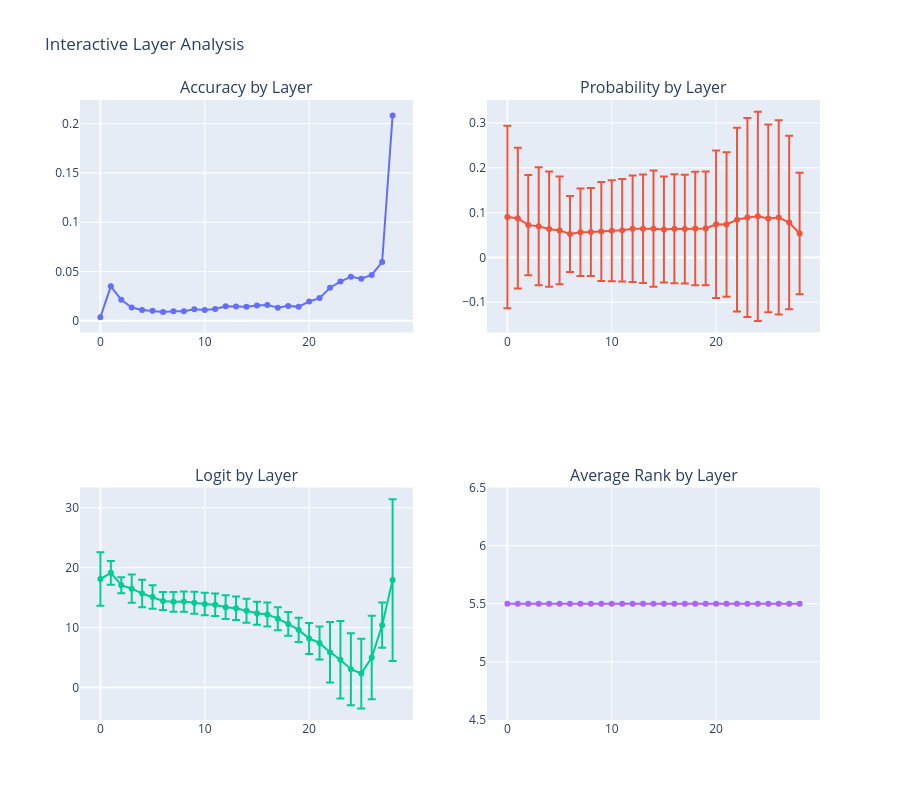
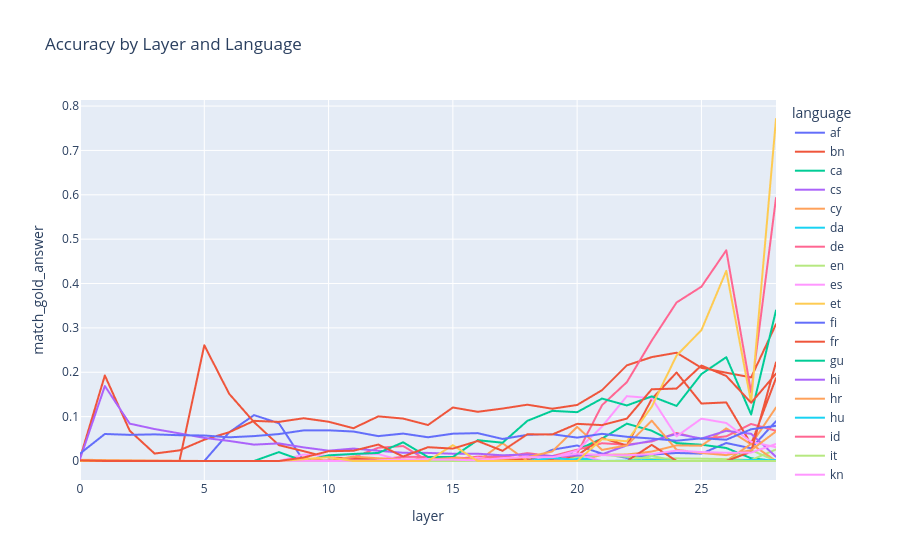
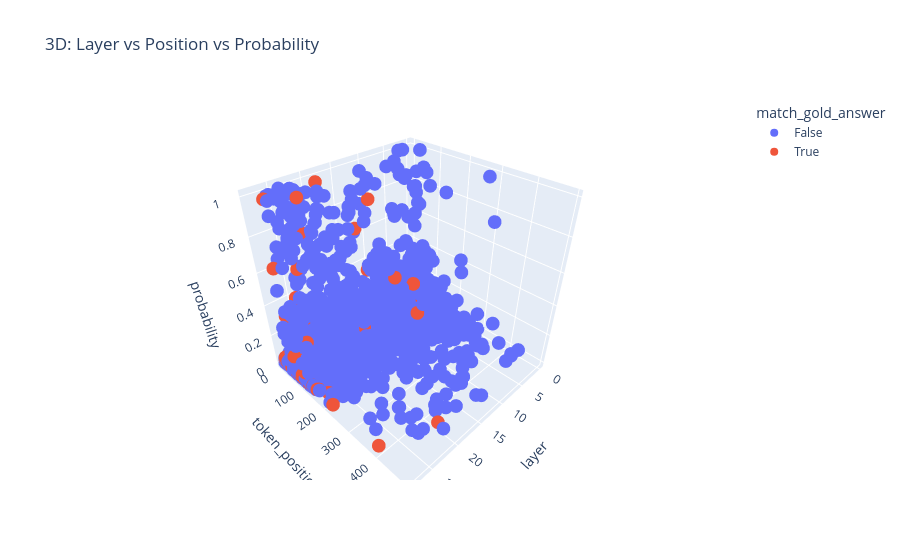

Notebook code for these charts, in order:
### Code cell
print("Creating interactive Plotly visualizations...")

# Interactive layer progression
layer_stats = df.groupby('layer').agg({
    'match_gold_answer': 'mean',
    'probability': ['mean', 'std'],
    'logit': ['mean', 'std'],
    'rank': 'mean'
}).round(4)

layer_stats.columns = ['accuracy', 'prob_mean', 'prob_std', 'logit_mean', 'logit_std', 'avg_rank']
layer_stats = layer_stats.reset_index()

fig_interactive = make_subplots(
    rows=2, cols=2,
    subplot_titles=('Accuracy by Layer', 'Probability by Layer', 
                   'Logit by Layer', 'Average Rank by Layer'),
    specs=[[{"secondary_y": False}, {"secondary_y": False}],
           [{"secondary_y": False}, {"secondary_y": False}]]
)

# Add traces
fig_interactive.add_trace(
    go.Scatter(x=layer_stats['layer'], y=layer_stats['accuracy'], 
              mode='lines+markers', name='Accuracy'),
    row=1, col=1
)

fig_interactive.add_trace(
    go.Scatter(x=layer_stats['layer'], y=layer_stats['prob_mean'],
              error_y=dict(type='data', array=layer_stats['prob_std']),
              mode='lines+markers', name='Probability'),
    row=1, col=2
)

fig_interactive.add_trace(
    go.Scatter(x=layer_stats['layer'], y=layer_stats['logit_mean'],
              error_y=dict(type='data', array=layer_stats['logit_std']),
              mode='lines+markers', name='Logit'),
    row=2, col=1
)

fig_interactive.add_trace(
    go.Scatter(x=layer_stats['layer'], y=layer_stats['avg_rank'],
              mode='lines+markers', name='Avg Rank'),
    row=2, col=2
)

fig_interactive.update_layout(height=800, showlegend=False, 
                            title_text="Interactive Layer Analysis")
fig_interactive.show()

# Interactive language comparison
lang_layer_data = df.groupby(['language', 'layer'])['match_gold_answer'].mean().reset_index()
fig_lang = px.line(lang_layer_data, x='layer', y='match_gold_answer', 
                   color='language', title='Accuracy by Layer and Language')
fig_lang.show()

# Interactive 3D scatter
sample_3d = df.sample(5000)  # Sample for 3D plot performance
fig_3d = px.scatter_3d(sample_3d, x='layer', y='token_position', z='probability',
                       color='match_gold_answer', title='3D: Layer vs Position vs Probability')
fig_3d.show()

print("Analysis complete! All visualizations have been generated.")

### Figure 1 — Plotly figure (JSON) as saved in the notebook; plotly's stock layout.template omitted (floating-point values rounded to 4 significant figures)
{"data": [{"mode": "lines+markers", "name": "Accuracy", "type": "scatter", "x": [0, 1, 2, 3, 4, 5, 6, 7, 8, 9, 10, 11, 12, 13, 14, 15, 16, 17, 18, 19, 20, 21, 22, 23, 24, 25, 26, 27, 28], "xaxis": "x", "y": [0.0038, 0.035, 0.0213, 0.0135, 0.0111, 0.0103, 0.009, 0.0097, 0.0098, 0.0118, 0.0111, 0.0121, 0.0149, 0.0147, 0.0144, 0.0155, 0.0162, 0.0133, 0.0152, 0.0142, 0.0197, 0.0231, 0.0336, 0.0399, 0.0448, 0.0427, 0.0466, 0.0598, 0.2084], "yaxis": "y"}, {"error_y": {"array": [0.2036, 0.1572, 0.1119, 0.1316, 0.1286, 0.1204, 0.085, 0.0978, 0.0981, 0.1105, 0.1128, 0.1146, 0.1188, 0.1211, 0.1296, 0.1184, 0.1219, 0.1215, 0.1268, 0.127, 0.1646, 0.1611, 0.2051, 0.222, 0.2335, 0.2093, 0.2169, 0.1935, 0.1356], "type": "data"}, "mode": "lines+markers", "name": "Probability", "type": "scatter", "x": [0, 1, 2, 3, 4, 5, 6, 7, 8, 9, 10, 11, 12, 13, 14, 15, 16, 17, 18, 19, 20, 21, 22, 23, 24, 25, 26, 27, 28], "xaxis": "x2", "y": [0.0901, 0.0875, 0.072, 0.0696, 0.0631, 0.0602, 0.0522, 0.0562, 0.0568, 0.0578, 0.0596, 0.0605, 0.0638, 0.064, 0.0641, 0.0621, 0.0639, 0.0631, 0.0645, 0.0647, 0.0738, 0.0734, 0.0841, 0.0888, 0.0918, 0.087, 0.0892, 0.0777, 0.0532], "yaxis": "y2"}, {"error_y": {"array": [4.459, 1.981, 1.353, 2.354, 2.284, 1.959, 1.502, 1.65, 1.685, 1.841, 1.881, 1.874, 1.982, 1.971, 1.982, 1.922, 2.001, 1.93, 1.983, 2.028, 2.572, 2.744, 5.042, 6.449, 6.023, 5.813, 6.969, 3.785, 13.49], "type": "data"}, "mode": "lines+markers", "name": "Logit", "type": "scatter", "x": [0, 1, 2, 3, 4, 5, 6, 7, 8, 9, 10, 11, 12, 13, 14, 15, 16, 17, 18, 19, 20, 21, 22, 23, 24, 25, 26, 27, 28], "xaxis": "x3", "y": [18.09, 19.13, 17.07, 16.49, 15.7, 15.09, 14.44, 14.29, 14.34, 14.16, 13.93, 13.83, 13.4, 13.22, 12.81, 12.39, 12.2, 11.49, 10.61, 9.61, 8.181, 7.442, 5.902, 4.641, 3.053, 2.339, 5.005, 10.41, 17.94], "yaxis": "y3"}, {"mode": "lines+markers", "name": "Avg Rank", "type": "scatter", "x": [0, 1, 2, 3, 4, 5, 6, 7, 8, 9, 10, 11, 12, 13, 14, 15, 16, 17, 18, 19, 20, 21, 22, 23, 24, 25, 26, 27, 28], "xaxis": "x4", "y": [5.5, 5.5, 5.5, 5.5, 5.5, 5.5, 5.5, 5.5, 5.5, 5.5, 5.5, 5.5, 5.5, 5.5, 5.5, 5.5, 5.5, 5.5, 5.5, 5.5, 5.5, 5.5, 5.5, 5.5, 5.5, 5.5, 5.5, 5.5, 5.5], "yaxis": "y4"}], "layout": {"annotations": [{"font": {"size": 16}, "showarrow": false, "text": "Accuracy by Layer", "x": 0.225, "xanchor": "center", "xref": "paper", "y": 1, "yanchor": "bottom", "yref": "paper"}, {"font": {"size": 16}, "showarrow": false, "text": "Probability by Layer", "x": 0.775, "xanchor": "center", "xref": "paper", "y": 1, "yanchor": "bottom", "yref": "paper"}, {"font": {"size": 16}, "showarrow": false, "text": "Logit by Layer", "x": 0.225, "xanchor": "center", "xref": "paper", "y": 0.375, "yanchor": "bottom", "yref": "paper"}, {"font": {"size": 16}, "showarrow": false, "text": "Average Rank by Layer", "x": 0.775, "xanchor": "center", "xref": "paper", "y": 0.375, "yanchor": "bottom", "yref": "paper"}], "height": 800, "showlegend": false, "title": {"text": "Interactive Layer Analysis"}, "xaxis": {"anchor": "y", "domain": [0, 0.45]}, "xaxis2": {"anchor": "y2", "domain": [0.55, 1]}, "xaxis3": {"anchor": "y3", "domain": [0, 0.45]}, "xaxis4": {"anchor": "y4", "domain": [0.55, 1]}, "yaxis": {"anchor": "x", "domain": [0.625, 1]}, "yaxis2": {"anchor": "x2", "domain": [0.625, 1]}, "yaxis3": {"anchor": "x3", "domain": [0, 0.375]}, "yaxis4": {"anchor": "x4", "domain": [0, 0.375]}}}

### Figure 2 — Plotly figure (JSON) as saved in the notebook; plotly's stock layout.template omitted (floating-point values rounded to 4 significant figures)
{"data": [{"hovertemplate": "language=af<br>layer=%{x}<br>match_gold_answer=%{y}<extra></extra>", "legendgroup": "af", "line": {"color": "#636efa", "dash": "solid"}, "marker": {"symbol": "circle"}, "mode": "lines", "name": "af", "showlegend": true, "type": "scattergl", "x": [0, 1, 2, 4, 5, 6, 7, 8, 9, 10, 11, 12, 13, 14, 15, 16, 17, 18, 19, 20, 21, 22, 23, 24, 25, 26, 27, 28], "xaxis": "x", "y": [0.0, 0.0, 0.0, 0.0, 0.0, 0.06452, 0.1034, 0.08511, 0.0, 0.0, 0.0, 0.0, 0.0, 0.0, 0.005122, 0.005362, 0.0, 0.0, 0.02532, 0.03502, 0.01651, 0.007051, 0.01452, 0.01807, 0.01662, 0.04056, 0.0287, 0.08964], "yaxis": "y"}, {"hovertemplate": "language=bn<br>layer=%{x}<br>match_gold_answer=%{y}<extra></extra>", "legendgroup": "bn", "line": {"color": "#EF553B", "dash": "solid"}, "marker": {"symbol": "circle"}, "mode": "lines", "name": "bn", "showlegend": true, "type": "scattergl", "x": [0, 1, 2, 3, 4, 5, 6, 7, 8, 9, 10, 11, 12, 13, 14, 15, 16, 17, 18, 19, 20, 21, 22, 23, 24, 25, 26, 27, 28], "xaxis": "x", "y": [0.006211, 0.1928, 0.06832, 0.01676, 0.02399, 0.04804, 0.06477, 0.09047, 0.08816, 0.09639, 0.0885, 0.07389, 0.1006, 0.0956, 0.08109, 0.1206, 0.1109, 0.1182, 0.1269, 0.1178, 0.1263, 0.1597, 0.2156, 0.2342, 0.244, 0.21, 0.199, 0.1884, 0.3083], "yaxis": "y"}, {"hovertemplate": "language=ca<br>layer=%{x}<br>match_gold_answer=%{y}<extra></extra>", "legendgroup": "ca", "line": {"color": "#00cc96", "dash": "solid"}, "marker": {"symbol": "circle"}, "mode": "lines", "name": "ca", "showlegend": true, "type": "scattergl", "x": [0, 1, 2, 5, 6, 7, 8, 9, 10, 11, 12, 13, 14, 15, 16, 17, 18, 19, 20, 21, 22, 23, 24, 25, 26, 27, 28], "xaxis": "x", "y": [0.0, 0.0, 0.0, 0.0, 0.0, 0.0, 0.0, 0.0, 0.0, 0.0, 0.0, 0.0, 0.0, 0.0, 0.0, 0.0, 0.0, 0.0, 0.025, 0.05063, 0.08411, 0.06842, 0.04037, 0.03672, 0.02933, 0.006141, 0.0], "yaxis": "y"}, {"hovertemplate": "language=cs<br>layer=%{x}<br>match_gold_answer=%{y}<extra></extra>", "legendgroup": "cs", "line": {"color": "#ab63fa", "dash": "solid"}, "marker": {"symbol": "circle"}, "mode": "lines", "name": "cs", "showlegend": true, "type": "scattergl", "x": [0, 2, 5, 6, 7, 8, 9, 10, 11, 12, 13, 14, 15, 16, 17, 18, 19, 20, 21, 22, 23, 24, 25, 26, 27], "xaxis": "x", "y": [0.0, 0.0, 0.0, 0.0, 0.0, 0.0, 0.0, 0.0, 0.0, 0.0, 0.0, 0.0, 0.0, 0.0, 0.0, 0.0, 0.0, 0.0, 0.0, 0.0, 0.0, 0.0, 0.0, 0.0, 0.0], "yaxis": "y"}, {"hovertemplate": "language=cy<br>layer=%{x}<br>match_gold_answer=%{y}<extra></extra>", "legendgroup": "cy", "line": {"color": "#FFA15A", "dash": "solid"}, "marker": {"symbol": "circle"}, "mode": "lines", "name": "cy", "showlegend": true, "type": "scattergl", "x": [0, 1, 2, 3, 4, 5, 6, 7, 8, 9, 10, 11, 12, 13, 14, 15, 16, 17, 18, 19, 20, 21, 22, 23, 24, 25, 26, 27, 28], "xaxis": "x", "y": [0.001105, 0.0, 0.0, 0.0, 0.0, 0.0, 0.0, 0.0, 0.0, 0.0, 0.0, 0.0, 0.0, 0.0, 0.008264, 0.008889, 0.003891, 0.008043, 0.002079, 0.005848, 0.0, 0.01394, 0.01462, 0.0213, 0.03516, 0.03448, 0.07353, 0.03744, 0.1207], "yaxis": "y"}, {"hovertemplate": "language=da<br>layer=%{x}<br>match_gold_answer=%{y}<extra></extra>", "legendgroup": "da", "line": {"color": "#19d3f3", "dash": "solid"}, "marker": {"symbol": "circle"}, "mode": "lines", "name": "da", "showlegend": true, "type": "scattergl", "x": [0, 1, 2, 3, 4, 5, 6, 7, 8, 9, 10, 11, 12, 13, 14, 15, 16, 17, 18, 19, 20, 21, 22, 23, 24, 25, 26, 27, 28], "xaxis": "x", "y": [0.0, 0.0, 0.0, 0.0, 0.0, 0.0, 0.0, 0.0, 0.0, 0.0, 0.0, 0.0, 0.0, 0.0, 0.0, 0.0, 0.0, 0.0, 0.01005, 0.0, 0.007143, 0.0, 0.0, 0.0, 0.0, 0.0, 0.0, 0.0, 0.0], "yaxis": "y"}, {"hovertemplate": "language=de<br>layer=%{x}<br>match_gold_answer=%{y}<extra></extra>", "legendgroup": "de", "line": {"color": "#FF6692", "dash": "solid"}, "marker": {"symbol": "circle"}, "mode": "lines", "name": "de", "showlegend": true, "type": "scattergl", "x": [0, 1, 2, 3, 4, 5, 6, 7, 8, 9, 10, 11, 12, 13, 14, 15, 16, 17, 18, 19, 20, 21, 22, 23, 24, 25, 26, 27, 28], "xaxis": "x", "y": [0.000411, 0.0, 0.0, 0.0, 0.0, 0.0, 0.0, 0.0, 0.0, 0.0, 0.00156, 0.002611, 0.003202, 0.009464, 0.00904, 0.004091, 0.009793, 0.009539, 0.01763, 0.01112, 0.02553, 0.04005, 0.03661, 0.0441, 0.06307, 0.04947, 0.0556, 0.08342, 0.06813], "yaxis": "y"}, {"hovertemplate": "language=en<br>layer=%{x}<br>match_gold_answer=%{y}<extra></extra>", "legendgroup": "en", "line": {"color": "#B6E880", "dash": "solid"}, "marker": {"symbol": "circle"}, "mode": "lines", "name": "en", "showlegend": true, "type": "scattergl", "x": [0, 1, 2, 3, 4, 5, 6, 7, 8, 9, 10, 11, 12, 13, 14, 15, 16, 17, 18, 19, 20, 21, 22, 23, 24, 25, 26, 27, 28], "xaxis": "x", "y": [0.0, 0.0, 0.0, 0.0, 0.0, 0.0, 0.0, 0.0, 0.0, 0.0, 0.0, 0.0005311, 0.001409, 0.0, 0.0005889, 0.0005513, 0.0006954, 0.0008013, 0.002545, 0.0, 0.009266, 0.01381, 0.009514, 0.004842, 0.005858, 0.005217, 0.004205, 0.002272, 0.026], "yaxis": "y"}, {"hovertemplate": "language=es<br>layer=%{x}<br>match_gold_answer=%{y}<extra></extra>", "legendgroup": "es", "line": {"color": "#FF97FF", "dash": "solid"}, "marker": {"symbol": "circle"}, "mode": "lines", "name": "es", "showlegend": true, "type": "scattergl", "x": [0, 1, 2, 3, 4, 5, 6, 7, 8, 9, 10, 11, 12, 13, 14, 15, 16, 17, 18, 19, 20, 21, 22, 23, 24, 25, 26, 27, 28], "xaxis": "x", "y": [0.0, 0.0, 0.0, 0.0, 0.0, 0.0, 0.0, 0.0, 0.0, 0.0, 0.0, 0.0, 0.0, 0.0, 0.0, 0.0, 0.0, 0.0, 0.01379, 0.0, 0.01515, 0.0, 0.0, 0.0, 0.0, 0.0, 0.0, 0.0, 0.0], "yaxis": "y"}, {"hovertemplate": "language=et<br>layer=%{x}<br>match_gold_answer=%{y}<extra></extra>", "legendgroup": "et", "line": {"color": "#FECB52", "dash": "solid"}, "marker": {"symbol": "circle"}, "mode": "lines", "name": "et", "showlegend": true, "type": "scattergl", "x": [0, 1, 2, 3, 4, 5, 6, 7, 8, 9, 10, 11, 12, 13, 14, 15, 16, 17, 18, 19, 20, 21, 22, 23, 24, 25, 26, 27, 28], "xaxis": "x", "y": [0.0, 0.0, 0.0, 0.0, 0.0, 0.0, 0.0, 0.0, 0.0, 0.0, 0.0, 0.0, 0.0, 0.0, 0.0, 0.0, 0.0, 0.0, 0.0, 0.0, 0.0, 0.0, 0.0, 0.0, 0.0, 0.0, 0.0, 0.0, 0.0], "yaxis": "y"}, {"hovertemplate": "language=fi<br>layer=%{x}<br>match_gold_answer=%{y}<extra></extra>", "legendgroup": "fi", "line": {"color": "#636efa", "dash": "solid"}, "marker": {"symbol": "circle"}, "mode": "lines", "name": "fi", "showlegend": true, "type": "scattergl", "x": [0, 4, 5, 6, 7, 8, 9, 10, 11, 12, 13, 14, 15, 16, 17, 18, 19, 20, 21, 22, 23, 24, 25, 26, 27, 28], "xaxis": "x", "y": [0.0, 0.0, 0.0, 0.0, 0.0, 0.0, 0.0, 0.0, 0.0, 0.0, 0.0, 0.0, 0.0, 0.0, 0.0, 0.0, 0.0, 0.0, 0.0, 0.0, 0.0, 0.0, 0.0, 0.0, 0.00114, 0.0], "yaxis": "y"}, {"hovertemplate": "language=fr<br>layer=%{x}<br>match_gold_answer=%{y}<extra></extra>", "legendgroup": "fr", "line": {"color": "#EF553B", "dash": "solid"}, "marker": {"symbol": "circle"}, "mode": "lines", "name": "fr", "showlegend": true, "type": "scattergl", "x": [0, 1, 3, 4, 5, 6, 7, 8, 9, 10, 11, 12, 13, 14, 15, 16, 17, 18, 19, 20, 21, 22, 23, 24, 25, 26, 27, 28], "xaxis": "x", "y": [0.0, 0.0, 0.0, 0.0, 0.2609, 0.1515, 0.08772, 0.03571, 0.02214, 0.007653, 0.005789, 0.004249, 0.0007987, 0.001919, 0.0, 0.0, 0.002083, 0.003623, 0.00165, 0.0124, 0.05155, 0.03509, 0.1395, 0.1994, 0.1295, 0.1321, 0.03797, 0.1867], "yaxis": "y"}, {"hovertemplate": "language=gu<br>layer=%{x}<br>match_gold_answer=%{y}<extra></extra>", "legendgroup": "gu", "line": {"color": "#00cc96", "dash": "solid"}, "marker": {"symbol": "circle"}, "mode": "lines", "name": "gu", "showlegend": true, "type": "scattergl", "x": [0, 1, 2, 3, 4, 5, 6, 7, 8, 9, 10, 11, 12, 13, 14, 15, 16, 17, 18, 19, 20, 21, 22, 23, 24, 25, 26, 27, 28], "xaxis": "x", "y": [0.0, 0.0, 0.0, 0.0, 0.0, 0.0, 0.0, 0.0, 0.0, 0.0, 0.0, 0.0, 0.0, 0.0, 0.0, 0.0, 0.0, 0.0, 0.0, 0.0, 0.0, 0.0, 0.0, 0.0, 0.0, 0.0, 0.0, 0.0, 0.0], "yaxis": "y"}, {"hovertemplate": "language=hi<br>layer=%{x}<br>match_gold_answer=%{y}<extra></extra>", "legendgroup": "hi", "line": {"color": "#ab63fa", "dash": "solid"}, "marker": {"symbol": "circle"}, "mode": "lines", "name": "hi", "showlegend": true, "type": "scattergl", "x": [0, 1, 2, 3, 4, 5, 6, 7, 8, 9, 10, 11, 12, 13, 14, 15, 16, 17, 18, 19, 20, 21, 22, 23, 24, 25, 26, 27, 28], "xaxis": "x", "y": [0.0, 0.0, 0.0, 0.0, 0.0, 0.0, 0.0, 0.0, 0.0, 0.0, 0.0, 0.0, 0.0, 0.0, 0.0, 0.0, 0.0, 0.0, 0.0, 0.0, 0.0, 0.0, 0.0, 0.0, 0.0, 0.0, 0.0, 0.0, 0.0], "yaxis": "y"}, {"hovertemplate": "language=hr<br>layer=%{x}<br>match_gold_answer=%{y}<extra></extra>", "legendgroup": "hr", "line": {"color": "#FFA15A", "dash": "solid"}, "marker": {"symbol": "circle"}, "mode": "lines", "name": "hr", "showlegend": true, "type": "scattergl", "x": [0, 5, 6, 7, 8, 9, 10, 11, 12, 13, 14, 15, 16, 17, 18, 19, 20, 21, 22, 23, 24, 25, 26, 27, 28], "xaxis": "x", "y": [0.002688, 0.0, 0.0, 0.0, 0.0, 0.0, 0.0, 0.0, 0.0, 0.0, 0.0, 0.0, 0.0, 0.04, 0.0, 0.0, 0.0, 0.0, 0.0, 0.0, 0.0, 0.0, 0.0, 0.03869, 0.0], "yaxis": "y"}, {"hovertemplate": "language=hu<br>layer=%{x}<br>match_gold_answer=%{y}<extra></extra>", "legendgroup": "hu", "line": {"color": "#19d3f3", "dash": "solid"}, "marker": {"symbol": "circle"}, "mode": "lines", "name": "hu", "showlegend": true, "type": "scattergl", "x": [0, 5, 6, 7, 8, 9, 10, 11, 12, 13, 14, 15, 16, 17, 18, 19, 20, 21, 22, 23, 24, 25, 26, 27], "xaxis": "x", "y": [0.0, 0.0, 0.0, 0.0, 0.0, 0.0, 0.0, 0.0, 0.0, 0.0, 0.0, 0.0, 0.0, 0.0, 0.0, 0.0, 0.0, 0.0, 0.0, 0.0, 0.0, 0.0, 0.0, 0.0], "yaxis": "y"}, {"hovertemplate": "language=id<br>layer=%{x}<br>match_gold_answer=%{y}<extra></extra>", "legendgroup": "id", "line": {"color": "#FF6692", "dash": "solid"}, "marker": {"symbol": "circle"}, "mode": "lines", "name": "id", "showlegend": true, "type": "scattergl", "x": [0, 1, 2, 4, 5, 6, 7, 8, 9, 10, 11, 12, 13, 14, 15, 16, 17, 18, 19, 20, 21, 22, 23, 24, 25, 26, 27, 28], "xaxis": "x", "y": [0.0004415, 0.0, 0.0, 0.0, 0.0, 0.0, 0.0, 0.0, 0.0, 0.0, 0.008368, 0.0298, 0.03371, 0.0, 0.002597, 0.002392, 0.0, 0.0, 0.0, 0.01685, 0.1259, 0.1777, 0.2713, 0.3573, 0.393, 0.4749, 0.1545, 0.5928], "yaxis": "y"}, {"hovertemplate": "language=it<br>layer=%{x}<br>match_gold_answer=%{y}<extra></extra>", "legendgroup": "it", "line": {"color": "#B6E880", "dash": "solid"}, "marker": {"symbol": "circle"}, "mode": "lines", "name": "it", "showlegend": true, "type": "scattergl", "x": [0, 1, 2, 3, 4, 5, 6, 7, 8, 9, 10, 11, 12, 13, 14, 15, 16, 17, 18, 19, 20, 21, 22, 23, 24, 25, 26, 27, 28], "xaxis": "x", "y": [0.0, 0.0, 0.0, 0.0, 0.0, 0.0, 0.0, 0.0, 0.0, 0.0, 0.0, 0.0, 0.0, 0.0, 0.0, 0.0, 0.0, 0.0, 0.0, 0.0, 0.0, 0.0, 0.0, 0.0, 0.0, 0.0, 0.0, 0.0, 0.0], "yaxis": "y"}, {"hovertemplate": "language=kn<br>layer=%{x}<br>match_gold_answer=%{y}<extra></extra>", "legendgroup": "kn", "line": {"color": "#FF97FF", "dash": "solid"}, "marker": {"symbol": "circle"}, "mode": "lines", "name": "kn", "showlegend": true, "type": "scattergl", "x": [0, 1, 2, 3, 4, 5, 6, 7, 8, 9, 10, 11, 12, 13, 14, 15, 16, 17, 18, 19, 20, 21, 22, 23, 24, 25, 26, 27, 28], "xaxis": "x", "y": [0.0, 0.0, 0.0, 0.0, 0.0, 0.0, 0.0, 0.0, 0.0, 0.0, 0.0, 0.0, 0.0, 0.0, 0.0, 0.0, 0.0, 0.0, 0.0, 0.0, 0.0, 0.0, 0.0, 0.0, 0.0, 0.0, 0.0, 0.0, 0.0], "yaxis": "y"}, {"hovertemplate": "language=lt<br>layer=%{x}<br>match_gold_answer=%{y}<extra></extra>", "legendgroup": "lt", "line": {"color": "#FECB52", "dash": "solid"}, "marker": {"symbol": "circle"}, "mode": "lines", "name": "lt", "showlegend": true, "type": "scattergl", "x": [0, 5, 6, 7, 8, 9, 10, 11, 12, 13, 14, 15, 16, 17, 18, 19, 20, 21, 22, 23, 24, 25, 26, 27, 28], "xaxis": "x", "y": [0.0, 0.0, 0.0, 0.0, 0.0, 0.0, 0.0, 0.0, 0.0, 0.0, 0.0, 0.0, 0.0, 0.0, 0.0, 0.0, 0.0, 0.0, 0.0, 0.0, 0.0, 0.0, 0.0, 0.0, 0.0], "yaxis": "y"}, {"hovertemplate": "language=lv<br>layer=%{x}<br>match_gold_answer=%{y}<extra></extra>", "legendgroup": "lv", "line": {"color": "#636efa", "dash": "solid"}, "marker": {"symbol": "circle"}, "mode": "lines", "name": "lv", "showlegend": true, "type": "scattergl", "x": [0, 1, 2, 4, 5, 6, 7, 8, 9, 10, 11, 12, 13, 14, 15, 16, 17, 18, 19, 20, 21, 22, 23, 24, 25, 26, 27], "xaxis": "x", "y": [0.0, 0.0, 0.0, 0.0, 0.0, 0.0, 0.0, 0.0, 0.0, 0.0, 0.0, 0.0, 0.0, 0.0, 0.0, 0.0, 0.0, 0.0, 0.0, 0.0, 0.0, 0.0, 0.0, 0.0, 0.0, 0.0, 0.0], "yaxis": "y"}, {"hovertemplate": "language=ml<br>layer=%{x}<br>match_gold_answer=%{y}<extra></extra>", "legendgroup": "ml", "line": {"color": "#EF553B", "dash": "solid"}, "marker": {"symbol": "circle"}, "mode": "lines", "name": "ml", "showlegend": true, "type": "scattergl", "x": [0, 1, 2, 3, 4, 5, 6, 7, 8, 9, 10, 11, 12, 13, 14, 15, 16, 17, 18, 19, 20, 21, 22, 23, 24, 25, 26, 27, 28], "xaxis": "x", "y": [0.0, 0.0, 0.0, 0.0, 0.0, 0.0, 0.0, 0.0, 0.0, 0.0, 0.0, 0.0, 0.0, 0.0, 0.0, 0.0, 0.0, 0.0, 0.0, 0.0, 0.0, 0.0, 0.0, 0.0, 0.0, 0.0, 0.0, 0.0, 0.0], "yaxis": "y"}, {"hovertemplate": "language=mr<br>layer=%{x}<br>match_gold_answer=%{y}<extra></extra>", "legendgroup": "mr", "line": {"color": "#00cc96", "dash": "solid"}, "marker": {"symbol": "circle"}, "mode": "lines", "name": "mr", "showlegend": true, "type": "scattergl", "x": [0, 1, 2, 3, 4, 5, 6, 7, 8, 9, 10, 11, 12, 13, 14, 15, 16, 17, 18, 19, 20, 21, 22, 23, 24, 25, 26, 27, 28], "xaxis": "x", "y": [0.0, 0.0, 0.0, 0.0, 0.0, 0.0, 0.0, 0.0, 0.0, 0.0, 0.0, 0.0, 0.0, 0.0, 0.0, 0.0, 0.0, 0.0, 0.0, 0.0, 0.0, 0.0, 0.0, 0.0, 0.0, 0.0, 0.0, 0.0, 0.0], "yaxis": "y"}, {"hovertemplate": "language=ne<br>layer=%{x}<br>match_gold_answer=%{y}<extra></extra>", "legendgroup": "ne", "line": {"color": "#ab63fa", "dash": "solid"}, "marker": {"symbol": "circle"}, "mode": "lines", "name": "ne", "showlegend": true, "type": "scattergl", "x": [0, 1, 2, 3, 4, 5, 6, 7, 8, 9, 10, 11, 12, 13, 14, 15, 16, 17, 18, 19, 20, 21, 22, 23, 24, 25, 26, 27, 28], "xaxis": "x", "y": [0.004342, 0.169, 0.08419, 0.07201, 0.06222, 0.05207, 0.04521, 0.03691, 0.03969, 0.03066, 0.02329, 0.02802, 0.02306, 0.01852, 0.01821, 0.01642, 0.01639, 0.01286, 0.0147, 0.01106, 0.01219, 0.01513, 0.03506, 0.04547, 0.06105, 0.05065, 0.06801, 0.06134, 0.009459], "yaxis": "y"}, {"hovertemplate": "language=nl<br>layer=%{x}<br>match_gold_answer=%{y}<extra></extra>", "legendgroup": "nl", "line": {"color": "#FFA15A", "dash": "solid"}, "marker": {"symbol": "circle"}, "mode": "lines", "name": "nl", "showlegend": true, "type": "scattergl", "x": [0, 1, 4, 5, 6, 7, 8, 9, 10, 11, 12, 13, 14, 15, 16, 17, 18, 19, 20, 21, 22, 23, 24, 25, 26, 27, 28], "xaxis": "x", "y": [0.0, 0.0, 0.0, 0.0, 0.0, 0.0, 0.0, 0.0, 0.0, 0.0, 0.0, 0.0, 0.0, 0.0, 0.0, 0.0, 0.0, 0.0, 0.0, 0.0, 0.0, 0.0, 0.0, 0.0, 0.0, 0.0, 0.0], "yaxis": "y"}, {"hovertemplate": "language=no<br>layer=%{x}<br>match_gold_answer=%{y}<extra></extra>", "legendgroup": "no", "line": {"color": "#19d3f3", "dash": "solid"}, "marker": {"symbol": "circle"}, "mode": "lines", "name": "no", "showlegend": true, "type": "scattergl", "x": [0, 1, 2, 4, 5, 6, 7, 8, 9, 10, 11, 12, 13, 14, 15, 16, 17, 18, 19, 20, 21, 22, 23, 24, 25, 26, 27, 28], "xaxis": "x", "y": [0.0, 0.0, 0.0, 0.0, 0.0, 0.0, 0.0, 0.0, 0.0, 0.0, 0.0, 0.0, 0.0, 0.0, 0.0, 0.0, 0.0, 0.0, 0.0, 0.0, 0.0, 0.0, 0.0, 0.0, 0.0, 0.0, 0.0004223, 0.0], "yaxis": "y"}, {"hovertemplate": "language=pa<br>layer=%{x}<br>match_gold_answer=%{y}<extra></extra>", "legendgroup": "pa", "line": {"color": "#FF6692", "dash": "solid"}, "marker": {"symbol": "circle"}, "mode": "lines", "name": "pa", "showlegend": true, "type": "scattergl", "x": [0, 1, 2, 3, 4, 5, 6, 7, 8, 9, 10, 11, 12, 13, 14, 15, 16, 17, 18, 19, 20, 21, 22, 23, 24, 25, 26, 27, 28], "xaxis": "x", "y": [0.0, 0.0, 0.0, 0.0, 0.0, 0.0, 0.0, 0.0, 0.0, 0.0, 0.0, 0.0, 0.0, 0.0, 0.0, 0.0, 0.0, 0.0, 0.0, 0.0, 0.0, 0.0, 0.0, 0.0, 0.0, 0.0, 0.0, 0.0, 0.0], "yaxis": "y"}, {"hovertemplate": "language=pl<br>layer=%{x}<br>match_gold_answer=%{y}<extra></extra>", "legendgroup": "pl", "line": {"color": "#B6E880", "dash": "solid"}, "marker": {"symbol": "circle"}, "mode": "lines", "name": "pl", "showlegend": true, "type": "scattergl", "x": [0, 5, 6, 7, 8, 9, 10, 11, 12, 13, 14, 15, 16, 17, 18, 19, 20, 21, 22, 23, 24, 25, 26, 27, 28], "xaxis": "x", "y": [0.0, 0.0, 0.0, 0.0, 0.0, 0.0, 0.0, 0.0, 0.0, 0.0, 0.0, 0.0, 0.0, 0.0, 0.0, 0.0, 0.0, 0.0, 0.0, 0.01163, 0.0, 0.0, 0.0, 0.02459, 0.0], "yaxis": "y"}, {"hovertemplate": "language=pt<br>layer=%{x}<br>match_gold_answer=%{y}<extra></extra>", "legendgroup": "pt", "line": {"color": "#FF97FF", "dash": "solid"}, "marker": {"symbol": "circle"}, "mode": "lines", "name": "pt", "showlegend": true, "type": "scattergl", "x": [0, 1, 3, 4, 5, 6, 7, 8, 9, 10, 11, 12, 13, 14, 15, 16, 17, 18, 19, 20, 21, 22, 23, 24, 25, 26, 27, 28], "xaxis": "x", "y": [0.0, 0.0, 0.0, 0.0, 0.0, 0.0, 0.0, 0.0, 0.01449, 0.01136, 0.01515, 0.01562, 0.0, 0.005525, 0.0, 0.007299, 0.0, 0.0, 0.007692, 0.02353, 0.07755, 0.1461, 0.1417, 0.05556, 0.09539, 0.08571, 0.04312, 0.03116], "yaxis": "y"}, {"hovertemplate": "language=ro<br>layer=%{x}<br>match_gold_answer=%{y}<extra></extra>", "legendgroup": "ro", "line": {"color": "#FECB52", "dash": "solid"}, "marker": {"symbol": "circle"}, "mode": "lines", "name": "ro", "showlegend": true, "type": "scattergl", "x": [0, 1, 2, 3, 4, 5, 6, 7, 8, 9, 10, 11, 12, 13, 14, 15, 16, 17, 18, 19, 20, 21, 22, 23, 24, 25, 26, 27, 28], "xaxis": "x", "y": [0.0, 0.0, 0.0, 0.0, 0.0, 0.0, 0.0, 0.0, 0.0, 0.0, 0.0, 0.0, 0.0, 0.0, 0.0, 0.0, 0.0, 0.0, 0.0, 0.0, 0.0, 0.0, 0.0, 0.0, 0.0, 0.0, 0.0, 0.0, 0.0], "yaxis": "y"}, {"hovertemplate": "language=sk<br>layer=%{x}<br>match_gold_answer=%{y}<extra></extra>", "legendgroup": "sk", "line": {"color": "#636efa", "dash": "solid"}, "marker": {"symbol": "circle"}, "mode": "lines", "name": "sk", "showlegend": true, "type": "scattergl", "x": [0, 4, 5, 6, 7, 8, 9, 10, 11, 12, 13, 14, 15, 16, 17, 18, 19, 20, 21, 22, 23, 24, 25, 26, 27, 28], "xaxis": "x", "y": [0.0, 0.0, 0.0, 0.0, 0.0, 0.0, 0.0, 0.0, 0.0, 0.0, 0.0, 0.0, 0.0, 0.0, 0.0, 0.0, 0.0, 0.0, 0.0, 0.0, 0.0, 0.0, 0.0, 0.0, 0.0, 0.0], "yaxis": "y"}, {"hovertemplate": "language=sl<br>layer=%{x}<br>match_gold_answer=%{y}<extra></extra>", "legendgroup": "sl", "line": {"color": "#EF553B", "dash": "solid"}, "marker": {"symbol": "circle"}, "mode": "lines", "name": "sl", "showlegend": true, "type": "scattergl", "x": [0, 6, 7, 8, 9, 10, 11, 12, 13, 14, 15, 16, 17, 18, 19, 20, 21, 22, 23, 24, 25, 26, 27, 28], "xaxis": "x", "y": [0.0, 0.0, 0.0, 0.0, 0.0, 0.0, 0.0, 0.0, 0.0, 0.0, 0.0, 0.0, 0.0, 0.0, 0.0, 0.0, 0.0, 0.0, 0.03636, 0.0, 0.0, 0.0, 0.02079, 0.2222], "yaxis": "y"}, {"hovertemplate": "language=so<br>layer=%{x}<br>match_gold_answer=%{y}<extra></extra>", "legendgroup": "so", "line": {"color": "#00cc96", "dash": "solid"}, "marker": {"symbol": "circle"}, "mode": "lines", "name": "so", "showlegend": true, "type": "scattergl", "x": [0, 1, 3, 5, 6, 7, 8, 9, 10, 11, 12, 13, 14, 15, 16, 17, 18, 19, 20, 21, 22, 23, 24, 25, 26, 27, 28], "xaxis": "x", "y": [0.0, 0.0, 0.0, 0.0, 0.0, 0.0, 0.02, 0.0, 0.01282, 0.01587, 0.01818, 0.04211, 0.008955, 0.009191, 0.04688, 0.04118, 0.09061, 0.113, 0.1101, 0.1407, 0.1252, 0.1456, 0.1241, 0.196, 0.234, 0.1049, 0.3393], "yaxis": "y"}, {"hovertemplate": "language=sq<br>layer=%{x}<br>match_gold_answer=%{y}<extra></extra>", "legendgroup": "sq", "line": {"color": "#ab63fa", "dash": "solid"}, "marker": {"symbol": "circle"}, "mode": "lines", "name": "sq", "showlegend": true, "type": "scattergl", "x": [0, 1, 4, 5, 6, 7, 8, 9, 10, 11, 12, 13, 14, 15, 16, 17, 18, 19, 20, 21, 22, 23, 24, 25, 26, 27, 28], "xaxis": "x", "y": [0.0, 0.0, 0.0, 0.0, 0.0, 0.0, 0.0, 0.0, 0.0, 0.0, 0.0, 0.0, 0.0, 0.0, 0.0, 0.0, 0.0, 0.0, 0.0, 0.0, 0.0, 0.0, 0.0, 0.0, 0.0, 0.0, 0.0], "yaxis": "y"}, {"hovertemplate": "language=sv<br>layer=%{x}<br>match_gold_answer=%{y}<extra></extra>", "legendgroup": "sv", "line": {"color": "#FFA15A", "dash": "solid"}, "marker": {"symbol": "circle"}, "mode": "lines", "name": "sv", "showlegend": true, "type": "scattergl", "x": [0, 1, 2, 4, 5, 6, 7, 8, 9, 10, 11, 12, 13, 14, 15, 16, 17, 18, 19, 20, 21, 22, 23, 24, 25, 26, 27, 28], "xaxis": "x", "y": [0.001272, 0.0, 0.0, 0.0, 0.0, 0.0, 0.0, 0.0, 0.007143, 0.0, 0.01015, 0.006098, 0.003846, 0.003268, 0.00692, 0.00289, 0.004367, 0.008772, 0.02151, 0.07692, 0.025, 0.03529, 0.09091, 0.02532, 0.01802, 0.01325, 0.02444, 0.06667], "yaxis": "y"}, {"hovertemplate": "language=sw<br>layer=%{x}<br>match_gold_answer=%{y}<extra></extra>", "legendgroup": "sw", "line": {"color": "#19d3f3", "dash": "solid"}, "marker": {"symbol": "circle"}, "mode": "lines", "name": "sw", "showlegend": true, "type": "scattergl", "x": [0, 3, 4, 5, 6, 7, 8, 9, 10, 11, 12, 13, 14, 15, 16, 17, 18, 19, 20, 21, 22, 23, 24, 25, 26, 27, 28], "xaxis": "x", "y": [0.0, 0.0, 0.0, 0.0, 0.0, 0.0, 0.0, 0.0, 0.0, 0.0, 0.0, 0.0, 0.0, 0.0, 0.0, 0.0, 0.0, 0.006565, 0.002606, 0.0, 0.0007496, 0.002538, 0.0, 0.0, 0.0, 0.00223, 0.00197], "yaxis": "y"}, {"hovertemplate": "language=ta<br>layer=%{x}<br>match_gold_answer=%{y}<extra></extra>", "legendgroup": "ta", "line": {"color": "#FF6692", "dash": "solid"}, "marker": {"symbol": "circle"}, "mode": "lines", "name": "ta", "showlegend": true, "type": "scattergl", "x": [0, 1, 2, 3, 4, 5, 6, 7, 8, 9, 10, 11, 12, 13, 14, 15, 16, 17, 18, 19, 20, 21, 22, 23, 24, 25, 26, 27, 28], "xaxis": "x", "y": [0.0, 0.0, 0.0, 0.0, 0.0, 0.0, 0.0, 0.0, 0.0, 0.0, 0.0, 0.0, 0.0, 0.0, 0.0, 0.0, 0.0, 0.0, 0.0, 0.0, 0.0, 0.0, 0.0, 0.0, 0.0, 0.0, 0.0, 0.0, 0.0], "yaxis": "y"}, {"hovertemplate": "language=te<br>layer=%{x}<br>match_gold_answer=%{y}<extra></extra>", "legendgroup": "te", "line": {"color": "#B6E880", "dash": "solid"}, "marker": {"symbol": "circle"}, "mode": "lines", "name": "te", "showlegend": true, "type": "scattergl", "x": [0, 1, 2, 3, 4, 5, 6, 7, 8, 9, 10, 11, 12, 13, 14, 15, 16, 17, 18, 19, 20, 21, 22, 23, 24, 25, 26, 27, 28], "xaxis": "x", "y": [0.0, 0.0, 0.0, 0.0, 0.0, 0.0, 0.0, 0.0, 0.0, 0.0, 0.0, 0.0, 0.0, 0.0, 0.0, 0.0, 0.0, 0.0, 0.0, 0.0, 0.0, 0.0, 0.0, 0.0, 0.0, 0.0, 0.0, 0.0, 0.0], "yaxis": "y"}, {"hovertemplate": "language=tl<br>layer=%{x}<br>match_gold_answer=%{y}<extra></extra>", "legendgroup": "tl", "line": {"color": "#FF97FF", "dash": "solid"}, "marker": {"symbol": "circle"}, "mode": "lines", "name": "tl", "showlegend": true, "type": "scattergl", "x": [0, 1, 2, 3, 4, 5, 6, 7, 8, 9, 10, 11, 12, 13, 14, 15, 16, 17, 18, 19, 20, 21, 22, 23, 24, 25, 26, 27, 28], "xaxis": "x", "y": [0.0, 0.0, 0.0, 0.0, 0.0, 0.0, 0.0, 0.0, 0.0, 0.0004525, 0.0, 0.0003211, 0.001366, 0.003508, 0.003189, 0.003054, 0.001235, 0.006527, 0.00884, 0.008603, 0.01659, 0.0133, 0.01292, 0.0154, 0.02349, 0.02016, 0.01852, 0.01904, 0.03833], "yaxis": "y"}, {"hovertemplate": "language=tr<br>layer=%{x}<br>match_gold_answer=%{y}<extra></extra>", "legendgroup": "tr", "line": {"color": "#FECB52", "dash": "solid"}, "marker": {"symbol": "circle"}, "mode": "lines", "name": "tr", "showlegend": true, "type": "scattergl", "x": [0, 5, 6, 7, 8, 9, 10, 11, 12, 13, 14, 15, 16, 17, 18, 19, 20, 21, 22, 23, 24, 25, 26, 27, 28], "xaxis": "x", "y": [0.0, 0.0, 0.0, 0.0, 0.0, 0.004049, 0.008772, 0.0, 0.0, 0.0, 0.0, 0.03571, 0.0, 0.0, 0.0, 0.0, 0.0, 0.04918, 0.04444, 0.1223, 0.2378, 0.2951, 0.4286, 0.1318, 0.7708], "yaxis": "y"}, {"hovertemplate": "language=unknown<br>layer=%{x}<br>match_gold_answer=%{y}<extra></extra>", "legendgroup": "unknown", "line": {"color": "#636efa", "dash": "solid"}, "marker": {"symbol": "circle"}, "mode": "lines", "name": "unknown", "showlegend": true, "type": "scattergl", "x": [0, 1, 2, 3, 4, 5, 6, 7, 8, 9, 10, 11, 12, 13, 14, 15, 16, 17, 18, 19, 20, 21, 22, 23, 24, 25, 26, 27, 28], "xaxis": "x", "y": [0.01671, 0.06087, 0.05898, 0.06004, 0.05809, 0.05749, 0.05341, 0.05613, 0.06074, 0.06904, 0.0692, 0.0664, 0.05611, 0.0618, 0.05351, 0.06158, 0.06278, 0.04972, 0.05905, 0.06031, 0.05273, 0.06123, 0.0546, 0.05069, 0.04572, 0.05121, 0.04801, 0.07148, 0.07931], "yaxis": "y"}, {"hovertemplate": "language=vi<br>layer=%{x}<br>match_gold_answer=%{y}<extra></extra>", "legendgroup": "vi", "line": {"color": "#EF553B", "dash": "solid"}, "marker": {"symbol": "circle"}, "mode": "lines", "name": "vi", "showlegend": true, "type": "scattergl", "x": [0, 1, 2, 3, 4, 5, 6, 7, 8, 9, 10, 11, 12, 13, 14, 15, 16, 17, 18, 19, 20, 21, 22, 23, 24, 25, 26, 27, 28], "xaxis": "x", "y": [0.001152, 0.0, 0.0, 0.0, 0.0, 0.0, 0.0, 0.0, 0.0, 0.008, 0.02206, 0.02312, 0.03704, 0.0101, 0.03111, 0.02797, 0.04509, 0.02299, 0.06032, 0.05976, 0.08372, 0.08091, 0.09552, 0.1616, 0.1633, 0.2152, 0.1916, 0.1312, 0.1969], "yaxis": "y"}], "layout": {"legend": {"title": {"text": "language"}, "tracegroupgap": 0}, "title": {"text": "Accuracy by Layer and Language"}, "xaxis": {"anchor": "y", "domain": [0, 1], "title": {"text": "layer"}}, "yaxis": {"anchor": "x", "domain": [0, 1], "title": {"text": "match_gold_answer"}}}}

### Figure 3 — Plotly figure (JSON) as saved in the notebook; plotly's stock layout.template omitted (floating-point values rounded to 4 significant figures; data arrays with more than 128 entries replaced by an {"elided": "..."} marker saying what was removed)
{"data": [{"hovertemplate": "match_gold_answer=False<br>layer=%{x}<br>token_position=%{y}<br>probability=%{z}<extra></extra>", "legendgroup": "False", "marker": {"color": "#636efa", "symbol": "circle"}, "mode": "markers", "name": "False", "scene": "scene", "showlegend": true, "type": "scatter3d", "x": {"elided": "4868 int values"}, "y": {"elided": "4868 int values"}, "z": {"elided": "4868 float values"}}, {"hovertemplate": "match_gold_answer=True<br>layer=%{x}<br>token_position=%{y}<br>probability=%{z}<extra></extra>", "legendgroup": "True", "marker": {"color": "#EF553B", "symbol": "circle"}, "mode": "markers", "name": "True", "scene": "scene", "showlegend": true, "type": "scatter3d", "x": {"elided": "132 int values"}, "y": {"elided": "132 int values"}, "z": {"elided": "132 float values"}}], "layout": {"legend": {"title": {"text": "match_gold_answer"}, "tracegroupgap": 0}, "scene": {"domain": {"x": [0, 1], "y": [0, 1]}, "xaxis": {"title": {"text": "layer"}}, "yaxis": {"title": {"text": "token_position"}}, "zaxis": {"title": {"text": "probability"}}}, "title": {"text": "3D: Layer vs Position vs Probability"}}}
